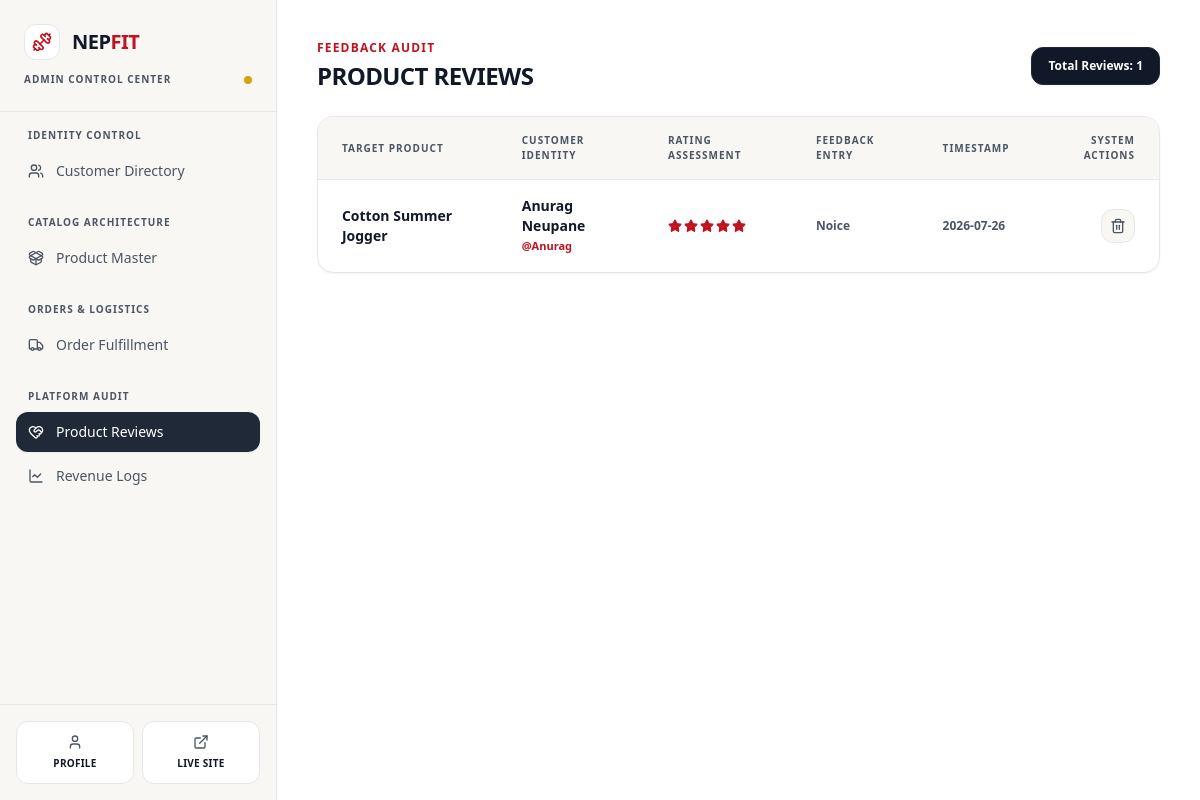
/dashboard/admin/?section=product-reviews (signed in), run on an earlier commit of the app's database.
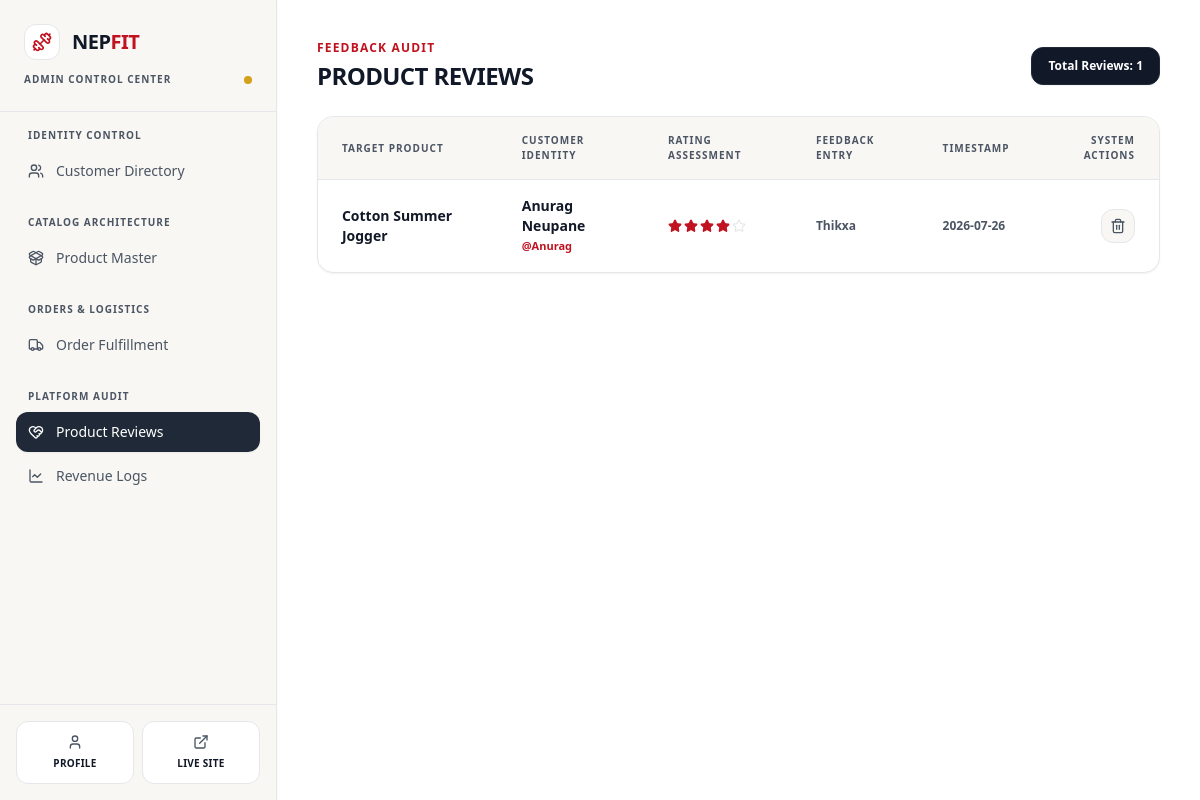
And on a later commit of the database.
### nf_app/models.py (models this page shows, shortened)
class Review(models.Model):
    product = models.ForeignKey(Product, on_delete=models.CASCADE, related_name='reviews')
    customer = models.ForeignKey(User, on_delete=models.CASCADE)
    rating = models.PositiveIntegerField(default=5)
    comment = models.TextField()
    created_at = models.DateTimeField(auto_now_add=True)

class Product(models.Model):
    class Category(models.TextChoices):
        SHIRTS = 'shirts', 'Shirts'
        T_SHIRTS = 't_shirts', 'T-Shirts'
        PANTS = 'pants', 'Pants'
        HOODIES = 'hoodies', 'Hoodies'
        JACKETS = 'jackets', 'Jackets'
        SWEATSHIRTS = 'sweatshirts', 'Sweatshirts'
        JOGGERS = 'joggers', 'Joggers'
        SHORTS = 'shorts', 'Shorts'
    class Size(models.TextChoices):
        SMALL = 'S', 'Small'
        MEDIUM = 'M', 'Medium'
        LARGE = 'L', 'Large'
        XLARGE = 'XL', 'Extra Large'
        XXLARGE = 'XXL', 'Double Extra Large'
    name = models.CharField(max_length=255)
    brand = models.CharField(max_length=100, default='NepFit', help_text="Brand name (e.g., NepFit)")
    category = models.CharField(max_length=30, choices=Category.choices)
    size = models.CharField(max_length=10, choices=Size.choices, default=Size.MEDIUM, help_text="Default size for this product")
    description = models.TextField(help_text="Product details, fabric materials, and sizing guide.")
    price = models.DecimalField(max_digits=10, decimal_places=2)
    stock = models.PositiveIntegerField(default=10)
    product_image = models.ImageField(upload_to='images/products/')
    is_active = models.BooleanField(default=True)
    created_at = models.DateTimeField(auto_now_add=True)

class User(AbstractUser):
    phone = models.CharField(max_length=20, blank=True)
    address = models.TextField(blank=True)
    profile_picture = models.ImageField(upload_to='images/user/', blank=True, null=True)

### nf_app/views/dashboard.py (the view)
# urls.py: path('dashboard/admin/', admin_dashboard_view, name='admin_dashboard'),
@login_required
def admin_dashboard_view(request):
    if not request.user.is_staff:
        messages.error(request, "You are not authorized to access the admin dashboard.")
        return redirect('home')
    section = request.GET.get('section', 'customer-management')
    context = {
        'section': section,
        'awaiting_dispatch_count': Order.objects.filter(status=Order.Status.CONFIRMED).count(),
        'awaiting_delivery_count': Order.objects.filter(status=Order.Status.SHIPPING).count(),
        'delivered_count': Order.objects.filter(status=Order.Status.DELIVERED).count(),
        'completed_count': Order.objects.filter(status=Order.Status.COMPLETED).count(),
        'cancelled_count': Order.objects.filter(status=Order.Status.CANCELLED).count(),
        'total_gross_revenue': Order.objects.filter(status=Order.Status.COMPLETED).aggregate(total=models.Sum('total_amount'))['total'] or 0,
    }
    if section == 'customer-management':
        context['customers'] = User.objects.filter(is_staff=False).order_by('-date_joined')
    elif section == 'product-management':
        context['products'] = Product.objects.all().order_by('-created_at')
    elif section == 'order-fulfillment':
        context['orders'] = Order.objects.all().order_by('-created_at')
    elif section == 'product-reviews':
        context['reviews'] = Review.objects.all().order_by('-created_at')
    elif section == 'revenue-logs':
        context['revenue_logs'] = Order.objects.filter(status=Order.Status.COMPLETED).order_by('-created_at')
    return render(request, 'dashboard/admin_dashboard.html', context)

### nf_app/templates/dashboard/admin_dashboard.html (shortened to what the changed rows need)
<!DOCTYPE html>
<html lang="en">
<head>
    {% load static %}
    <link href="{% static 'css/styles.css' %}" rel="stylesheet" />
</head>
<body class="bg-[#FFFFFF] flex min-h-screen overflow-hidden text-[#111827] font-sans">
    <aside class="w-72 bg-[#F8F7F4] flex flex-col shadow-sm relative z-30 border-r border-[#E5E7EB]">
        <div class="p-6 border-b border-[#E5E7EB]">
            <div class="flex items-center gap-3">
                <h1 class="text-xl font-extrabold tracking-tight text-[#111827]">
                    NEP<span class="text-[#C1121F] font-black">FIT</span>
                </h1>
            </div>
        </div>
    </aside>
    <main class="flex-grow flex flex-col h-screen overflow-y-auto bg-[#FFFFFF] p-6 lg:p-10">
        <div class="max-w-7xl w-full mx-auto">
            {% if section == 'customer-management' or not section %}
                {% include 'dashboard/admin/_customer_management.html' %}
            {% elif section == 'product-management' %}
                {% include 'dashboard/admin/_product_management.html' %}
            {% elif section == 'order-fulfillment' %}
                {% include 'dashboard/admin/_order_fulfillment.html' %}
            {% elif section == 'product-reviews' %}
                {% include 'dashboard/admin/_product_reviews.html' %}
            {% elif section == 'revenue-logs' %}
                {% include 'dashboard/admin/_revenue_logs.html' %}
            {% endif %}
        </div>
    </main>
</body>
</html>

### nf_app/templates/dashboard/admin/_product_reviews.html (shortened to what this page needs)
<div class="space-y-6">
    <div class="flex flex-col sm:flex-row sm:items-center justify-between gap-4">
        <div>
            <h2 class="text-xs font-extrabold uppercase tracking-widest text-[#C1121F] mb-1">Feedback Audit</h2>
            <h1 class="text-2xl font-black text-[#111827] tracking-tight uppercase">Product Reviews</h1>
        </div>
        <div class="flex items-center gap-3">
            <div class="bg-[#111827] text-[#FFFFFF] px-4 py-2.5 rounded-xl border border-[#1F2937] text-xs font-black shadow-sm">
                Total Reviews: {{ reviews|length }}
            </div>
        </div>
    </div>
    <div class="bg-[#FFFFFF] border border-[#E5E7EB] rounded-2xl shadow-sm overflow-hidden">
        <div class="overflow-x-auto">
            <table class="w-full text-left border-collapse">
                {% if reviews %}
                <thead>
                    <tr class="border-b border-[#E5E7EB] text-[10px] font-extrabold uppercase tracking-widest text-[#4B5563] bg-[#F8F7F4]">
                        <th class="p-4 pl-6">Target Product</th>
                        <th class="p-4">Customer Identity</th>
                        <th class="p-4">Rating Assessment</th>
                        <th class="p-4 max-w-xs">Feedback Entry</th>
                        <th class="p-4">Timestamp</th>
                        <th class="p-4 pr-6 text-right">System Actions</th>
                    </tr>
                </thead>
                {% endif %}
                <tbody class="divide-y divide-[#E5E7EB] text-sm font-extrabold text-[#111827]">
                    {% for review in reviews %}
                        <tr class="hover:bg-[#F8F7F4]/80 transition-colors">
                            <td class="p-4 pl-6">
                                <span class="text-[#111827] block font-black text-sm">{{ review.product.name }}</span>
                            </td>
                            <td class="p-4">
                                <span class="text-[#111827] block font-black">{{ review.customer.get_full_name }}</span>
                                <span class="text-[11px] font-bold text-[#C1121F] block">@{{ review.customer.username }}</span>
                            </td>
                            <td class="p-4">
                                <div class="flex items-center gap-0.5 text-[#C1121F]">
                                    {% for i in '12345' %}
                                        {% if forloop.counter <= review.rating %}
                                            <i data-lucide="star" class="w-3.5 h-3.5 fill-current"></i>
                                        {% else %}
                                            <i data-lucide="star" class="w-3.5 h-3.5 text-[#E5E7EB]"></i>
                                        {% endif %}
                                    {% endfor %}
                                </div>
                            </td>
                            <td class="p-4 max-w-xs text-xs text-[#4B5563] font-bold leading-relaxed">
                                <p class="truncate hover:text-clip hover:whitespace-normal transition-all">{{ review.comment }}</p>
                            </td>
                            <td class="p-4 font-bold text-xs text-[#4B5563]">{{ review.created_at|date:"Y-m-d" }}</td>
                            <td class="p-4 pr-6 text-right">
                                <div class="flex items-center justify-end gap-2">
                                    <a href="/review/delete/{{ review.id }}" title="Delete Review From Catalog" class="p-2 bg-[#F8F7F4] hover:bg-[#B91C1C]/10 text-[#4B5563] hover:text-[#B91C1C] rounded-xl border border-[#E5E7EB] hover:border-[#B91C1C]/20 transition-all">
                                        <i data-lucide="trash-2" class="w-4 h-4"></i>
                                    </a>
                                </div>
                            </td>
                        </tr>
                    {% endfor %}
                </tbody>
            </table>
        </div>
    </div>
</div>

What changed in the data, as far as the page shows it:
changed Review "Cotton Summer Jogger": rating 5 → 4 (drawn); comment "Noice" → "Thikxa"
